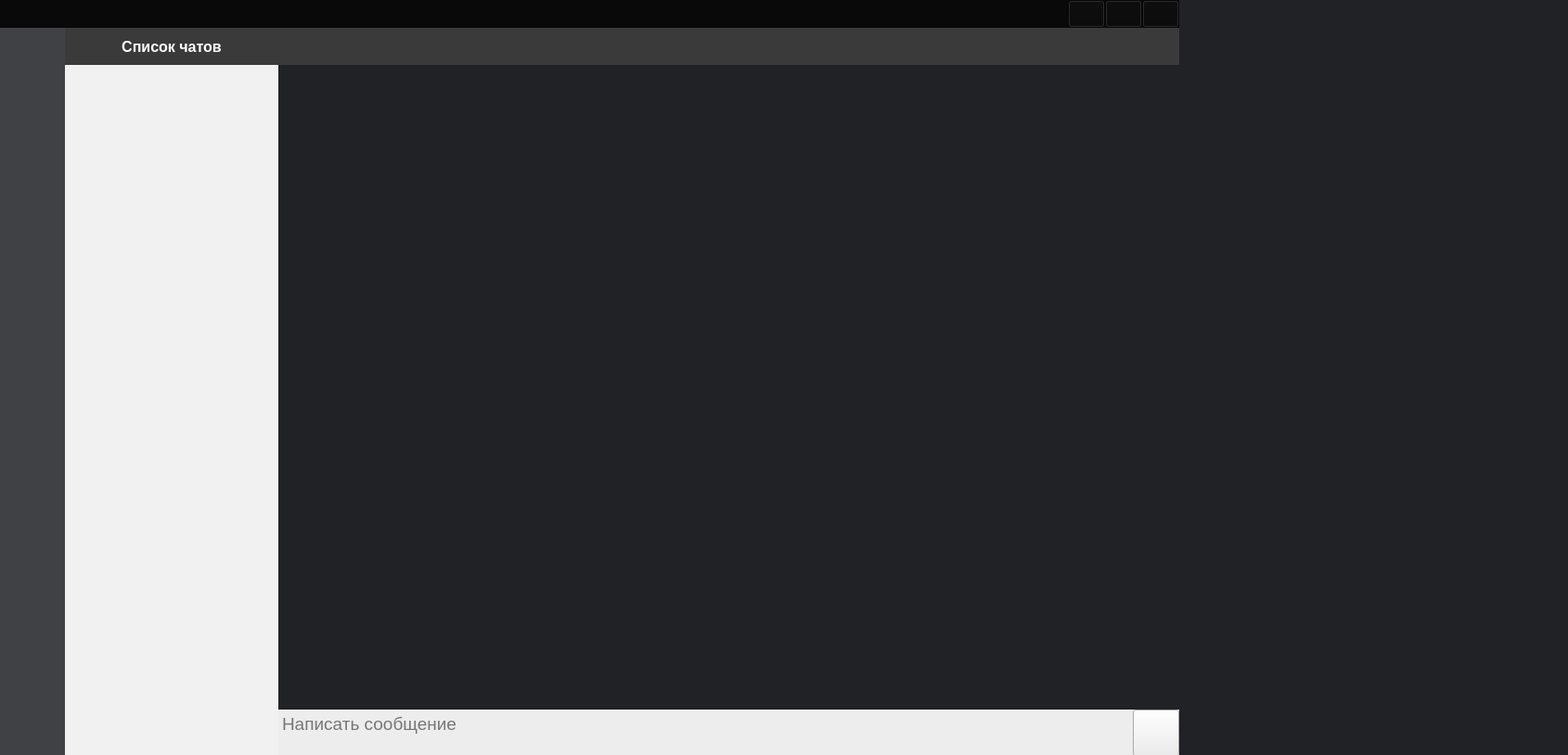
<?xml version="1.0" encoding="UTF-8"?>
<ui version="4.0">
 <class>Form</class>
 <widget class="QWidget" name="Form">
  <property name="geometry">
   <rect>
    <x>0</x>
    <y>0</y>
    <width>1690</width>
    <height>814</height>
   </rect>
  </property>
  <property name="baseSize">
   <size>
    <width>12</width>
    <height>0</height>
   </size>
  </property>
  <property name="font">
   <font>
    <family>Miriam CLM</family>
   </font>
  </property>
  <property name="windowTitle">
   <string>Form</string>
  </property>
  <property name="autoFillBackground">
   <bool>false</bool>
  </property>
  <property name="styleSheet">
   <string notr="true">background:#212226;color:white;</string>
  </property>
  <widget class="QWidget" name="verticalLayoutWidget">
   <property name="geometry">
    <rect>
     <x>0</x>
     <y>0</y>
     <width>1271</width>
     <height>815</height>
    </rect>
   </property>
   <layout class="QVBoxLayout" name="verticalLayout">
    <property name="spacing">
     <number>0</number>
    </property>
    <item>
     <widget class="QWidget" name="TitleBar" native="true">
      <property name="maximumSize">
       <size>
        <width>16777215</width>
        <height>30</height>
       </size>
      </property>
      <property name="mouseTracking">
       <bool>false</bool>
      </property>
      <property name="styleSheet">
       <string notr="true">background:#09090a;</string>
      </property>
      <layout class="QHBoxLayout" name="horizontalLayout_3" stretch="0,0,0,0">
       <property name="spacing">
        <number>0</number>
       </property>
       <property name="leftMargin">
        <number>0</number>
       </property>
       <property name="topMargin">
        <number>0</number>
       </property>
       <property name="rightMargin">
        <number>0</number>
       </property>
       <property name="bottomMargin">
        <number>0</number>
       </property>
       <item>
        <spacer name="horizontalSpacer">
         <property name="orientation">
          <enum>Qt::Horizontal</enum>
         </property>
         <property name="sizeHint" stdset="0">
          <size>
           <width>40</width>
           <height>10</height>
          </size>
         </property>
        </spacer>
       </item>
       <item>
        <widget class="QPushButton" name="Roll_Up">
         <property name="minimumSize">
          <size>
           <width>40</width>
           <height>30</height>
          </size>
         </property>
         <property name="maximumSize">
          <size>
           <width>40</width>
           <height>30</height>
          </size>
         </property>
         <property name="font">
          <font>
           <pointsize>9</pointsize>
          </font>
         </property>
         <property name="text">
          <string/>
         </property>
         <property name="icon">
          <iconset>
           <normaloff>../Image/window_minimize_icon.svg</normaloff>../Image/window_minimize_icon.svg</iconset>
         </property>
         <property name="iconSize">
          <size>
           <width>32</width>
           <height>16</height>
          </size>
         </property>
         <property name="checkable">
          <bool>false</bool>
         </property>
         <property name="autoDefault">
          <bool>false</bool>
         </property>
         <property name="default">
          <bool>false</bool>
         </property>
         <property name="flat">
          <bool>false</bool>
         </property>
        </widget>
       </item>
       <item>
        <widget class="QPushButton" name="showScreen_">
         <property name="minimumSize">
          <size>
           <width>40</width>
           <height>30</height>
          </size>
         </property>
         <property name="maximumSize">
          <size>
           <width>40</width>
           <height>30</height>
          </size>
         </property>
         <property name="font">
          <font>
           <pointsize>9</pointsize>
          </font>
         </property>
         <property name="text">
          <string/>
         </property>
         <property name="icon">
          <iconset>
           <normaloff>../Image/window_maximize_icon.svg</normaloff>../Image/window_maximize_icon.svg</iconset>
         </property>
         <property name="checkable">
          <bool>false</bool>
         </property>
         <property name="autoDefault">
          <bool>false</bool>
         </property>
         <property name="default">
          <bool>false</bool>
         </property>
         <property name="flat">
          <bool>false</bool>
         </property>
        </widget>
       </item>
       <item>
        <widget class="QPushButton" name="Exit">
         <property name="minimumSize">
          <size>
           <width>40</width>
           <height>30</height>
          </size>
         </property>
         <property name="maximumSize">
          <size>
           <width>40</width>
           <height>30</height>
          </size>
         </property>
         <property name="font">
          <font>
           <pointsize>10</pointsize>
           <stylestrategy>PreferDefault</stylestrategy>
          </font>
         </property>
         <property name="styleSheet">
          <string notr="true"/>
         </property>
         <property name="text">
          <string/>
         </property>
         <property name="icon">
          <iconset>
           <normaloff>../Image/application_exit_icon.svg</normaloff>../Image/application_exit_icon.svg</iconset>
         </property>
        </widget>
       </item>
      </layout>
     </widget>
    </item>
    <item>
     <layout class="QHBoxLayout" name="horizontalLayout">
      <property name="spacing">
       <number>0</number>
      </property>
      <item>
       <widget class="QWidget" name="verticalWidget_2" native="true">
        <property name="minimumSize">
         <size>
          <width>70</width>
          <height>0</height>
         </size>
        </property>
        <property name="maximumSize">
         <size>
          <width>70</width>
          <height>16777215</height>
         </size>
        </property>
        <property name="styleSheet">
         <string notr="true">background:#404145;</string>
        </property>
        <layout class="QVBoxLayout" name="verticalLayout_4">
         <property name="spacing">
          <number>15</number>
         </property>
         <property name="leftMargin">
          <number>10</number>
         </property>
         <property name="topMargin">
          <number>10</number>
         </property>
         <property name="rightMargin">
          <number>10</number>
         </property>
         <property name="bottomMargin">
          <number>10</number>
         </property>
         <item>
          <widget class="QLabel" name="Icon">
           <property name="minimumSize">
            <size>
             <width>45</width>
             <height>45</height>
            </size>
           </property>
           <property name="maximumSize">
            <size>
             <width>45</width>
             <height>45</height>
            </size>
           </property>
           <property name="styleSheet">
            <string notr="true">background:#404145;</string>
           </property>
           <property name="text">
            <string/>
           </property>
           <property name="alignment">
            <set>Qt::AlignCenter</set>
           </property>
          </widget>
         </item>
         <item>
          <widget class="QPushButton" name="Settings">
           <property name="minimumSize">
            <size>
             <width>45</width>
             <height>45</height>
            </size>
           </property>
           <property name="maximumSize">
            <size>
             <width>45</width>
             <height>45</height>
            </size>
           </property>
           <property name="styleSheet">
            <string notr="true">border:none;color:grey;</string>
           </property>
           <property name="text">
            <string/>
           </property>
           <property name="icon">
            <iconset>
             <normaloff>../Image/gear-fill (3).svg</normaloff>../Image/gear-fill (3).svg</iconset>
           </property>
           <property name="iconSize">
            <size>
             <width>45</width>
             <height>45</height>
            </size>
           </property>
          </widget>
         </item>
         <item>
          <widget class="QPushButton" name="Add_Chat">
           <property name="minimumSize">
            <size>
             <width>45</width>
             <height>45</height>
            </size>
           </property>
           <property name="maximumSize">
            <size>
             <width>45</width>
             <height>45</height>
            </size>
           </property>
           <property name="styleSheet">
            <string notr="true">border:none;color:grey;</string>
           </property>
           <property name="text">
            <string/>
           </property>
           <property name="icon">
            <iconset>
             <normaloff>../Image/chat-left-dots-fill.svg</normaloff>../Image/chat-left-dots-fill.svg</iconset>
           </property>
           <property name="iconSize">
            <size>
             <width>45</width>
             <height>45</height>
            </size>
           </property>
          </widget>
         </item>
         <item>
          <spacer name="verticalSpacer">
           <property name="orientation">
            <enum>Qt::Vertical</enum>
           </property>
           <property name="sizeHint" stdset="0">
            <size>
             <width>20</width>
             <height>40</height>
            </size>
           </property>
          </spacer>
         </item>
         <item>
          <widget class="QPushButton" name="SignOutButton">
           <property name="minimumSize">
            <size>
             <width>45</width>
             <height>45</height>
            </size>
           </property>
           <property name="maximumSize">
            <size>
             <width>45</width>
             <height>45</height>
            </size>
           </property>
           <property name="styleSheet">
            <string notr="true">border:none;color:#D8D8D8;</string>
           </property>
           <property name="text">
            <string/>
           </property>
           <property name="icon">
            <iconset>
             <normaloff>../Image/box-arrow-left.svg</normaloff>../Image/box-arrow-left.svg</iconset>
           </property>
           <property name="iconSize">
            <size>
             <width>45</width>
             <height>45</height>
            </size>
           </property>
          </widget>
         </item>
        </layout>
       </widget>
      </item>
      <item>
       <layout class="QVBoxLayout" name="verticalLayout_3">
        <property name="spacing">
         <number>0</number>
        </property>
        <item>
         <widget class="QWidget" name="horizontalWidget_3" native="true">
          <property name="styleSheet">
           <string notr="true">background:#3A3A3A;</string>
          </property>
          <layout class="QHBoxLayout" name="horizontalLayout_6">
           <property name="spacing">
            <number>65</number>
           </property>
           <property name="leftMargin">
            <number>0</number>
           </property>
           <property name="topMargin">
            <number>0</number>
           </property>
           <property name="rightMargin">
            <number>0</number>
           </property>
           <property name="bottomMargin">
            <number>0</number>
           </property>
           <item>
            <widget class="QLabel" name="label">
             <property name="minimumSize">
              <size>
               <width>230</width>
               <height>0</height>
              </size>
             </property>
             <property name="maximumSize">
              <size>
               <width>230</width>
               <height>16777215</height>
              </size>
             </property>
             <property name="font">
              <font>
               <family>Helvetica</family>
               <pointsize>12</pointsize>
               <weight>75</weight>
               <bold>true</bold>
              </font>
             </property>
             <property name="layoutDirection">
              <enum>Qt::LeftToRight</enum>
             </property>
             <property name="text">
              <string>Список чатов</string>
             </property>
             <property name="alignment">
              <set>Qt::AlignCenter</set>
             </property>
            </widget>
           </item>
           <item>
            <widget class="QLabel" name="NameChat">
             <property name="minimumSize">
              <size>
               <width>0</width>
               <height>40</height>
              </size>
             </property>
             <property name="maximumSize">
              <size>
               <width>16777215</width>
               <height>40</height>
              </size>
             </property>
             <property name="font">
              <font>
               <family>Helvetica</family>
               <pointsize>12</pointsize>
               <weight>75</weight>
               <bold>true</bold>
               <stylestrategy>PreferDefault</stylestrategy>
              </font>
             </property>
             <property name="text">
              <string/>
             </property>
             <property name="margin">
              <number>10</number>
             </property>
            </widget>
           </item>
          </layout>
         </widget>
        </item>
        <item>
         <layout class="QHBoxLayout" name="horizontalLayout_5">
          <property name="spacing">
           <number>0</number>
          </property>
          <item>
           <widget class="QListWidget" name="ChatsMenu">
            <property name="minimumSize">
             <size>
              <width>230</width>
              <height>0</height>
             </size>
            </property>
            <property name="maximumSize">
             <size>
              <width>230</width>
              <height>16777215</height>
             </size>
            </property>
            <property name="styleSheet">
             <string notr="true">background:#F1F1F2;</string>
            </property>
            <property name="frameShape">
             <enum>QFrame::NoFrame</enum>
            </property>
            <property name="verticalScrollBarPolicy">
             <enum>Qt::ScrollBarAsNeeded</enum>
            </property>
            <property name="horizontalScrollBarPolicy">
             <enum>Qt::ScrollBarAlwaysOff</enum>
            </property>
           </widget>
          </item>
          <item>
           <layout class="QVBoxLayout" name="verticalLayout_2">
            <property name="spacing">
             <number>0</number>
            </property>
            <item>
             <widget class="QListWidget" name="Chat">
              <property name="sizePolicy">
               <sizepolicy hsizetype="Expanding" vsizetype="Expanding">
                <horstretch>0</horstretch>
                <verstretch>0</verstretch>
               </sizepolicy>
              </property>
              <property name="minimumSize">
               <size>
                <width>0</width>
                <height>640</height>
               </size>
              </property>
              <property name="maximumSize">
               <size>
                <width>16777209</width>
                <height>16777215</height>
               </size>
              </property>
              <property name="focusPolicy">
               <enum>Qt::ClickFocus</enum>
              </property>
              <property name="styleSheet">
               <string notr="true">b</string>
              </property>
              <property name="frameShape">
               <enum>QFrame::NoFrame</enum>
              </property>
              <property name="frameShadow">
               <enum>QFrame::Plain</enum>
              </property>
              <property name="verticalScrollBarPolicy">
               <enum>Qt::ScrollBarAsNeeded</enum>
              </property>
              <property name="horizontalScrollBarPolicy">
               <enum>Qt::ScrollBarAlwaysOff</enum>
              </property>
              <property name="selectionMode">
               <enum>QAbstractItemView::SingleSelection</enum>
              </property>
              <property name="spacing">
               <number>10</number>
              </property>
             </widget>
            </item>
            <item>
             <widget class="QWidget" name="FieldForWritingMessage" native="true">
              <property name="enabled">
               <bool>true</bool>
              </property>
              <property name="maximumSize">
               <size>
                <width>16777215</width>
                <height>50</height>
               </size>
              </property>
              <property name="styleSheet">
               <string notr="true">background:#EDEDED;</string>
              </property>
              <layout class="QHBoxLayout" name="horizontalLayout_2">
               <property name="spacing">
                <number>0</number>
               </property>
               <property name="sizeConstraint">
                <enum>QLayout::SetDefaultConstraint</enum>
               </property>
               <property name="leftMargin">
                <number>0</number>
               </property>
               <property name="topMargin">
                <number>0</number>
               </property>
               <property name="rightMargin">
                <number>0</number>
               </property>
               <property name="bottomMargin">
                <number>0</number>
               </property>
               <item>
                <widget class="QTextEdit" name="textEdit">
                 <property name="minimumSize">
                  <size>
                   <width>0</width>
                   <height>50</height>
                  </size>
                 </property>
                 <property name="maximumSize">
                  <size>
                   <width>16777215</width>
                   <height>50</height>
                  </size>
                 </property>
                 <property name="font">
                  <font>
                   <pointsize>14</pointsize>
                  </font>
                 </property>
                 <property name="styleSheet">
                  <string notr="true">background:#EDEDED;color:black;</string>
                 </property>
                 <property name="frameShape">
                  <enum>QFrame::NoFrame</enum>
                 </property>
                 <property name="frameShadow">
                  <enum>QFrame::Plain</enum>
                 </property>
                 <property name="verticalScrollBarPolicy">
                  <enum>Qt::ScrollBarAlwaysOff</enum>
                 </property>
                 <property name="horizontalScrollBarPolicy">
                  <enum>Qt::ScrollBarAlwaysOff</enum>
                 </property>
                 <property name="lineWrapMode">
                  <enum>QTextEdit::WidgetWidth</enum>
                 </property>
                 <property name="html">
                  <string>&lt;!DOCTYPE HTML PUBLIC &quot;-//W3C//DTD HTML 4.0//EN&quot; &quot;http://www.w3.org/TR/REC-html40/strict.dtd&quot;&gt;
&lt;html&gt;&lt;head&gt;&lt;meta name=&quot;qrichtext&quot; content=&quot;1&quot; /&gt;&lt;style type=&quot;text/css&quot;&gt;
p, li { white-space: pre-wrap; }
&lt;/style&gt;&lt;/head&gt;&lt;body style=&quot; font-family:'MS Shell Dlg 2'; font-size:14pt; font-weight:400; font-style:normal;&quot;&gt;
&lt;p style=&quot;-qt-paragraph-type:empty; margin-top:20px; margin-bottom:0px; margin-left:0px; margin-right:0px; -qt-block-indent:0; text-indent:0px;&quot;&gt;&lt;br /&gt;&lt;/p&gt;&lt;/body&gt;&lt;/html&gt;</string>
                 </property>
                 <property name="cursorWidth">
                  <number>1</number>
                 </property>
                 <property name="placeholderText">
                  <string>Написать сообщение</string>
                 </property>
                </widget>
               </item>
               <item>
                <widget class="QPushButton" name="Send">
                 <property name="minimumSize">
                  <size>
                   <width>50</width>
                   <height>50</height>
                  </size>
                 </property>
                 <property name="maximumSize">
                  <size>
                   <width>16777215</width>
                   <height>50</height>
                  </size>
                 </property>
                 <property name="styleSheet">
                  <string notr="true"/>
                 </property>
                 <property name="text">
                  <string/>
                 </property>
                 <property name="icon">
                  <iconset>
                   <normaloff>../Image/send_message_chat_icon_177294.svg</normaloff>../Image/send_message_chat_icon_177294.svg</iconset>
                 </property>
                 <property name="iconSize">
                  <size>
                   <width>45</width>
                   <height>45</height>
                  </size>
                 </property>
                </widget>
               </item>
              </layout>
             </widget>
            </item>
           </layout>
          </item>
         </layout>
        </item>
       </layout>
      </item>
     </layout>
    </item>
   </layout>
  </widget>
 </widget>
 <resources>
  <include location="../../../test/Redours/interface.qrc"/>
 </resources>
 <connections/>
</ui>
